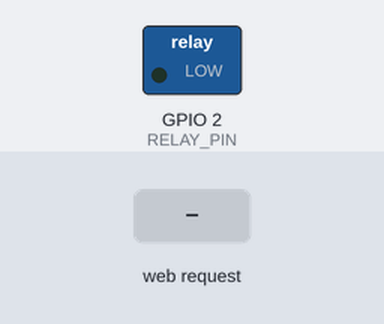
Bench run of a sketch on a simulated ESP32. On the bench: switched loads named in the sketch (green lamp = pin HIGH). The inputs (shaded band) are chosen by the test bench. WiFi joins after 1.5 s; servers stay silent unless stated; what the sketch prints to the serial monitor is not drawn.

Above: at 2.7 s.
2.8 s: HTTP request GET /on received
At 3.9 s:
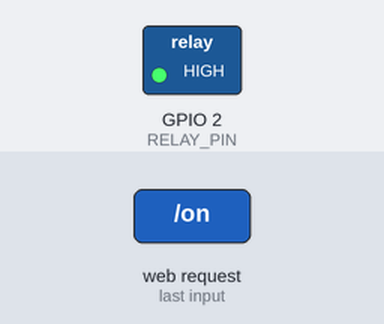
4.3 s: HTTP request GET /off received
At 5.0 s:
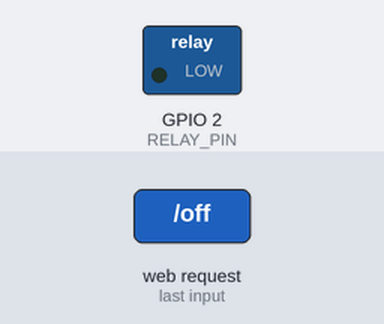
Timing chart, 0 to 7.3 s (numbered marks = the images above; inputs shaded):
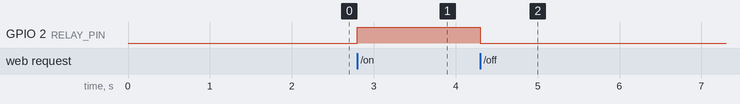

The sketch:

STA_ATMO.ino
```cpp
#include <WiFi.h>
#include <WebServer.h>

const char* STA_SSID = "GANTI DENGAN SSID DI RUMAH KAMU";
const char* STA_PASS = "GANTI DENGAN PASSWORD SSID DI RUMAH KAMU";

WebServer server(80);
const int RELAY_PIN = 2;

String htmlPage() {
  bool state = digitalRead(RELAY_PIN);
  String btn = state ? "<a href=\"/off\">MATIKAN</a>" : "<a href=\"/on\">NYALAKAN</a>";
  return String() +
    "<!doctype html><html><head><meta name='viewport' content='width=device-width, initial-scale=1'/>"
    "<style>body{font-family:Arial;padding:16px} a{display:inline-block;padding:12px 18px;border:1px solid #333;border-radius:8px;text-decoration:none}</style>"
    "</head><body>"
    "<h2>ESP32 STA Control</h2>"
    "<p>Status relay: <b>" + String(state ? "ON" : "OFF") + "</b></p>" + btn +
    "<p><a href='/'>Refresh</a></p>"
    "</body></html>";
}

void handleRoot() { server.send(200, "text/html", htmlPage()); }
void handleOn()   { digitalWrite(RELAY_PIN, HIGH); server.send(200, "text/html", htmlPage()); }
void handleOff()  { digitalWrite(RELAY_PIN, LOW);  server.send(200, "text/html", htmlPage()); }

void setup() {
  pinMode(RELAY_PIN, OUTPUT);
  digitalWrite(RELAY_PIN, LOW);
  Serial.begin(115200);

  WiFi.mode(WIFI_STA);
  WiFi.begin(STA_SSID, STA_PASS);
  Serial.printf("Menghubungkan ke %s", STA_SSID);
  uint32_t t0 = millis();
  while (WiFi.status() != WL_CONNECTED && millis() - t0 < 15000) {
    delay(500); Serial.print(".");
  }
  Serial.println();
  if (WiFi.status() == WL_CONNECTED) {
    Serial.print("Terhubung. IP: "); Serial.println(WiFi.localIP());
  } else {
    Serial.println("Gagal terhubung (cek SSID/PASS atau jarak router).");
  }

  server.on("/", handleRoot);
  server.on("/on", handleOn);
  server.on("/off", handleOff);
  server.begin();
}

void loop() {
  server.handleClient();
}
```

Measured:
- after the input at 2.8 s, GPIO 2 (RELAY_PIN): LOW → HIGH at once
- after the input at 4.3 s, GPIO 2 (RELAY_PIN): HIGH → LOW at once
